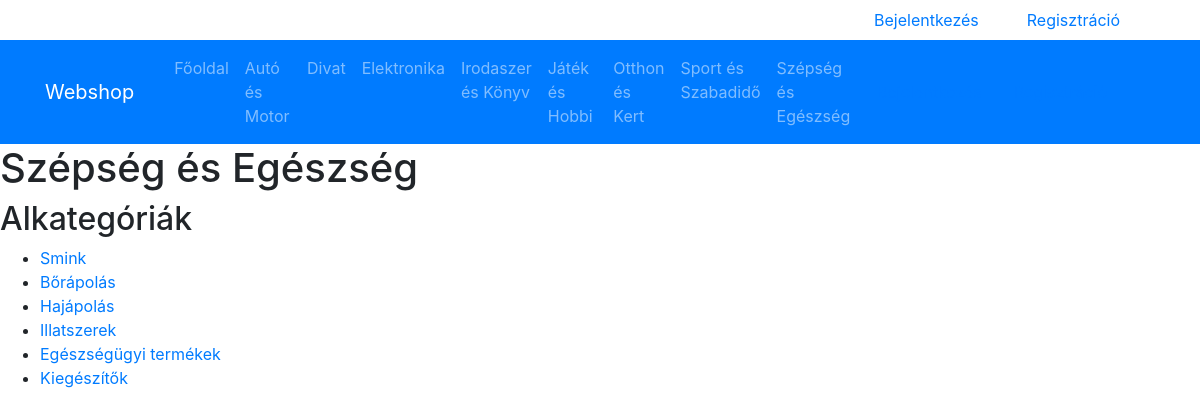
The app's page /category.php?category_id=8 with its own data.
### tables this page shows
CREATE TABLE categories (
  id INT AUTO_INCREMENT PRIMARY KEY,
  name VARCHAR(255) NOT NULL UNIQUE
);

CREATE TABLE subcategories (
  id INT AUTO_INCREMENT PRIMARY KEY,
  category_id INT,
  name VARCHAR(255) NOT NULL UNIQUE,
  FOREIGN KEY (category_id) REFERENCES categories(id)
);

### public/category.php (the view, shortened to what this page needs)
<?php
require_once 'config.php';
$category_id = isset($_GET['category_id']) ? intval($_GET['category_id']) : 0;
$sql = "SELECT id, name FROM categories WHERE id = :category_id";
$stmt = $pdo->prepare($sql);
$stmt->bindParam(':category_id', $category_id, PDO::PARAM_INT);
$stmt->execute();
$category = $stmt->fetch();
?>
<!DOCTYPE html>
<html lang="en">
<head>
  <?php include 'header.php'; ?>
</head>
<body>
  <h1><?php echo $category['name']; ?></h1>
  <?php if (count($subcategories) > 0): ?>
    <h2>Alkategóriák</h2>
    <ul>
      <?php foreach ($subcategories as $subcategory): ?>
        <li><a href="/category.php?subcategory_id=<?php echo $subcategory['id']; ?>"><?php echo $subcategory['name']; ?></a></li>
      <?php endforeach; ?>
    </ul>
  <?php endif; ?>
</body>
</html>

### public/header.php (shortened to what this page needs)
<?php
require_once 'config.php';
function getCategories($pdo) {
    $query = $pdo->query("SELECT * FROM categories");
    return $query->fetchAll(PDO::FETCH_ASSOC);
}
function getSubcategories($categoryId, $pdo) {
    $query = $pdo->prepare("SELECT * FROM subcategories WHERE category_id = :categoryId");
    $query->execute([':categoryId' => $categoryId]);
    return $query->fetchAll(PDO::FETCH_ASSOC);
}
$categories = getCategories($pdo);
?>
<!DOCTYPE html>
<html lang="hu">
<head>
    <link rel="stylesheet" href="https://maxcdn.bootstrapcdn.com/bootstrap/4.5.2/css/bootstrap.min.css">
    <link rel="stylesheet" href="css/style.css">
</head>
<body>
    <header>
    <div class="d-flex justify-content-end align-items-center">
        <?php if (!isset($_SESSION['user_id'])): ?>
            <a class="nav-link login-link" href="login.php">Bejelentkezés</a>
            <a class="nav-link register-link" href="register.php">Regisztráció</a>
        <?php endif; ?>
        <a class="nav-link cart-link" href="cart.php">
        </a>
    </div>
        <nav class="navbar navbar-expand-lg navbar-dark bg-primary">
            <div class="container">
                <a class="navbar-brand" href="#">Webshop</a>
                <div class="collapse navbar-collapse" id="navbarSupportedContent">
                    <ul class="navbar-nav mr-auto">
                        <li class="nav-item">
                            <a class="nav-link" href="#">Főoldal</a>
                        </li>
                        <?php foreach ($categories as $category): ?>
                            <li class="nav-item category-menu-item">
                                <a class="nav-link" href="#"><?= $category['name'] ?></a>
                                    <?php $subcategories = getSubcategories($category['id'], $pdo); ?>
                            </li>
                        <?php endforeach; ?>
                    </ul>
                    <div class="d-flex justify-content-end">
                    <?php if (!isset($_SESSION['user_id'])): ?>
                        <a class="nav-link" href="login.php">Bejelentkezés</a>
                        <a class="nav-link" href="register.php">Regisztráció</a>
                    <?php else: ?>
                        <a class="nav-link" href="profile.php"><?= $_SESSION['first_name'] ?></a>
                    <?php endif; ?>
                    <a class="nav-link" href="cart.php">
                    </a>
                </div>
            </div>
        </nav>
    </header>
</body>
</html>

### public/css/style.css (style rules this page uses)
.navbar-brand { margin-right: 2rem; }
.category-menu-item { position: relative; }
.login-link, .register-link, .profile-link, .cart-link { margin-right: 1rem; color: #007bff; text-decoration: none; }

### records on screen
categories: name "Autó és Motor"
categories: name "Divat"
categories: name "Elektronika"
categories: name "Irodaszer és Könyv"
categories: name "Játék és Hobbi"
categories: name "Otthon és Kert"
categories: name "Sport és Szabadidő"
categories: name "Szépség és Egészség"
subcategories: name "Smink"
subcategories: name "Bőrápolás"
subcategories: name "Hajápolás"
subcategories: name "Illatszerek"
subcategories: name "Egészségügyi termékek"
subcategories: name "Kiegészítők"
